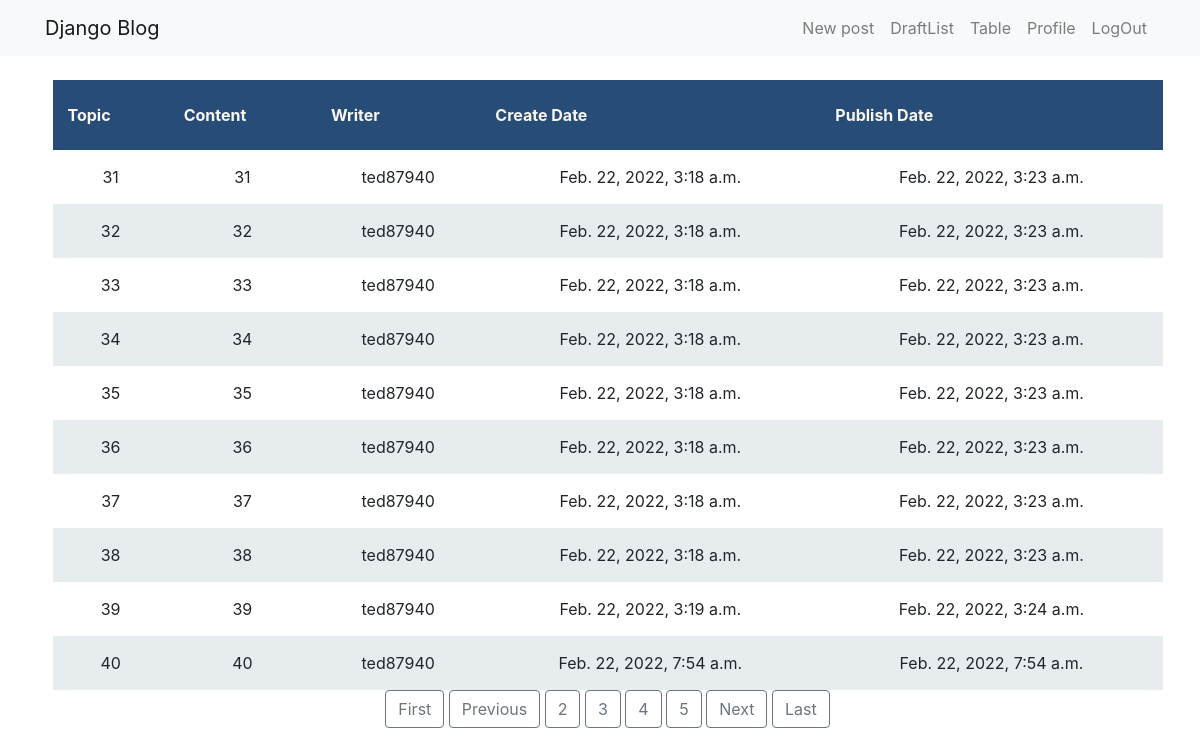
Screenshot of /board?page=4 (signed in) with the database file from the repository.
### blog/models.py (models this page shows, shortened)
class Post(models.Model):
    author = models.ForeignKey(settings.AUTH_USER_MODEL, on_delete=models.CASCADE)
    title = models.CharField(max_length=200)
    text = models.TextField()
    created_date = models.DateTimeField(default=timezone.now)
    published_date = models.DateTimeField(blank=True, null=True)

### blog/views.py (the view)
# urls.py: path('board', views.post_board, name='post_board'),
@login_required
def post_board(request):
    posts = Post.objects.filter(published_date__lte=timezone.now()).order_by('published_date')
    paginator = Paginator(posts, 10) # Show 10 contacts per page.
    page_number = request.GET.get('page')
    page_obj = paginator.get_page(page_number)
    return render(request, 'blog/post_board.html', {'page_obj': page_obj})

### blog/templates/blog/post_board.html (shortened to what this page needs)
{% extends 'blog/base.html' %}
{% block content %}
<div class="tablemar" style="overflow-x: auto;">
<table>
    <thead>
    <tr>
        <th>Topic</th>
        <th>Content</th>
        <th>Writer</th>
        <th>Create Date</th>
        <th>Publish Date</th>
    </tr>
    </thead>
    <tbody>
    {% for post in page_obj %}
        <tr>
            <td>{{ post.title }}</td>
            <td>{{ post.text }}</td>
            <td>{{ post.author }}</td>
            <td>{{ post.created_date }}</td>
            <td>{{ post.published_date }}</td>
        </tr>
    {% endfor %}
</div>
<div class="text-center">
      {% if page_obj.has_previous %}
        <a class="btn btn-outline-secondary" href="?page=1">First</a>
        <a class="btn btn-outline-secondary" href="?page={{ page_obj.previous_page_number }}">Previous</a>
      {% endif %}
      {% for num in page_obj.paginator.page_range %}
        {% if page_obj.number == num %}
          <a class="btn btn-outline-secondary" href="?page={{ num }}">{{ num }}</a>
        {% elif num > page_obj.number|add:'-3' and num < page_obj.number|add:'3' %}
          <a class="btn btn-outline-secondary" href="?page={{ num }}">{{ num }}</a>
        {% endif %}
      {% endfor %}
      {% if page_obj.has_next %}
        <a class="btn btn-outline-secondary" href="?page={{ page_obj.next_page_number }}">Next</a>
        <a class="btn btn-outline-secondary" href="?page={{ page_obj.paginator.num_pages }}">Last</a>
      {% endif %}
    </div>
{% endblock %}

### blog/static/css/blog.css (style rules this page uses)
body { padding-left: 15px; }
.tablemar { margin-top: 20px; }
table { width: 100%; border-collapse: collapse; margin-top: 20px; }
th, td { border: 1px solid black; text-align: center; padding: 15px; }
th { height: 70px; background-color: #274c77; color: #f9f7f0; }
tr:nth-child(even) { background-color: #e7ecef; }

### rows the page displays
Post: title "31", text "31", author "ted87940", created_date "Feb. 22, 2022, 3:18 a.m.", published_date "Feb. 22, 2022, 3:23 a.m."
Post: title "32", text "32", author "ted87940", created_date "Feb. 22, 2022, 3:18 a.m.", published_date "Feb. 22, 2022, 3:23 a.m."
Post: title "33", text "33", author "ted87940", created_date "Feb. 22, 2022, 3:18 a.m.", published_date "Feb. 22, 2022, 3:23 a.m."
Post: title "34", text "34", author "ted87940", created_date "Feb. 22, 2022, 3:18 a.m.", published_date "Feb. 22, 2022, 3:23 a.m."
Post: title "35", text "35", author "ted87940", created_date "Feb. 22, 2022, 3:18 a.m.", published_date "Feb. 22, 2022, 3:23 a.m."
Post: title "36", text "36", author "ted87940", created_date "Feb. 22, 2022, 3:18 a.m.", published_date "Feb. 22, 2022, 3:23 a.m."
Post: title "37", text "37", author "ted87940", created_date "Feb. 22, 2022, 3:18 a.m.", published_date "Feb. 22, 2022, 3:23 a.m."
Post: title "38", text "38", author "ted87940", created_date "Feb. 22, 2022, 3:18 a.m.", published_date "Feb. 22, 2022, 3:23 a.m."
Post: title "39", text "39", author "ted87940", created_date "Feb. 22, 2022, 3:19 a.m.", published_date "Feb. 22, 2022, 3:24 a.m."
Post: title "40", text "40", author "ted87940", created_date "Feb. 22, 2022, 7:54 a.m.", published_date "Feb. 22, 2022, 7:54 a.m."

### other values shown
{{ num }} "2" "3" "5"
{{ num }} "4"
